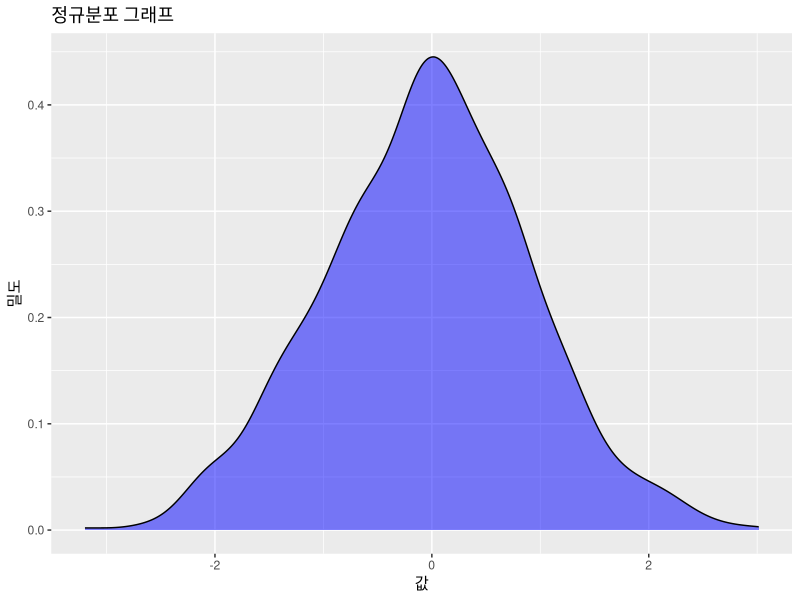

The R source for this figure:
## ---- chunk 1
# 필요한 패키지 불러오기
library(ggplot2)

# 정규분포 데이터 생성
mean <- 0  # 평균
sd <- 1    # 표준 편차
data <- rnorm(1000, mean, sd)

# 데이터를 데이터 프레임으로 변환
df <- data.frame(x = data)

# 그래프 그리기
ggplot(df, aes(x = x)) +
  geom_density(fill = "blue", alpha = 0.5) +
  ggtitle("정규분포 그래프") +
  xlab("값") +
  ylab("밀도")

